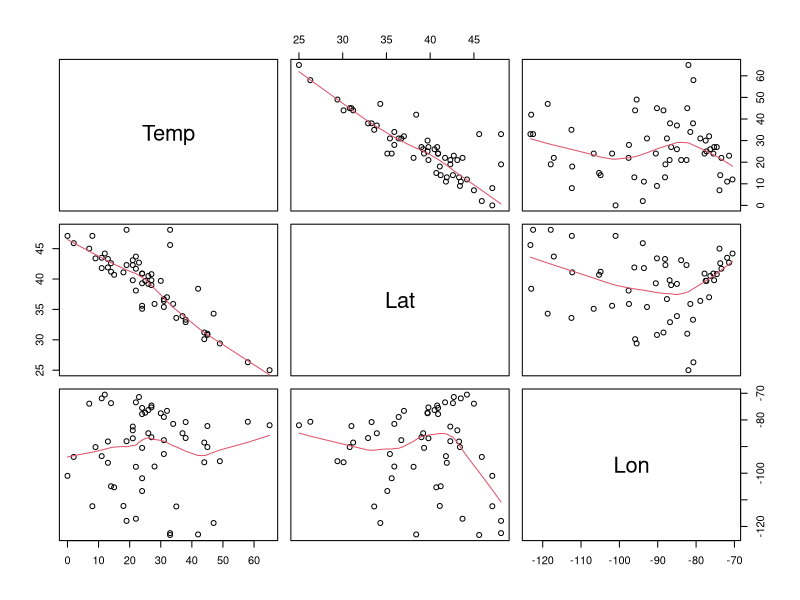
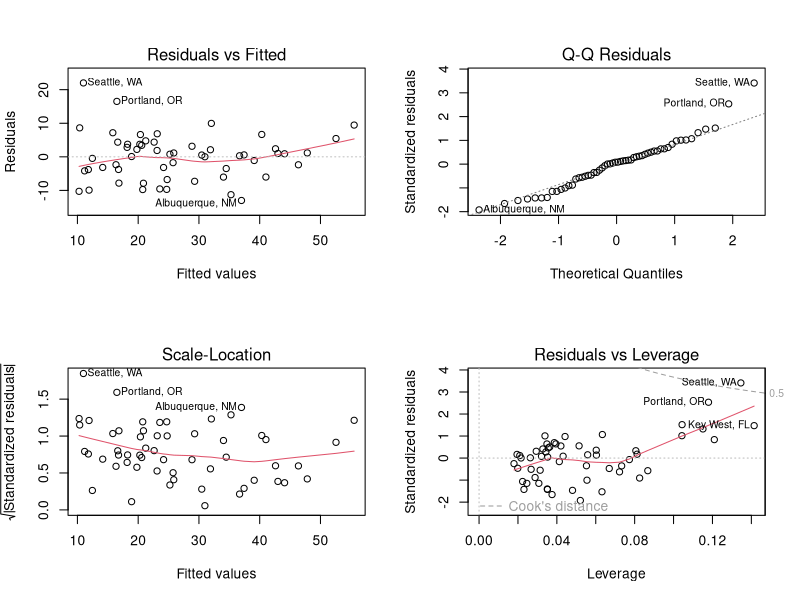
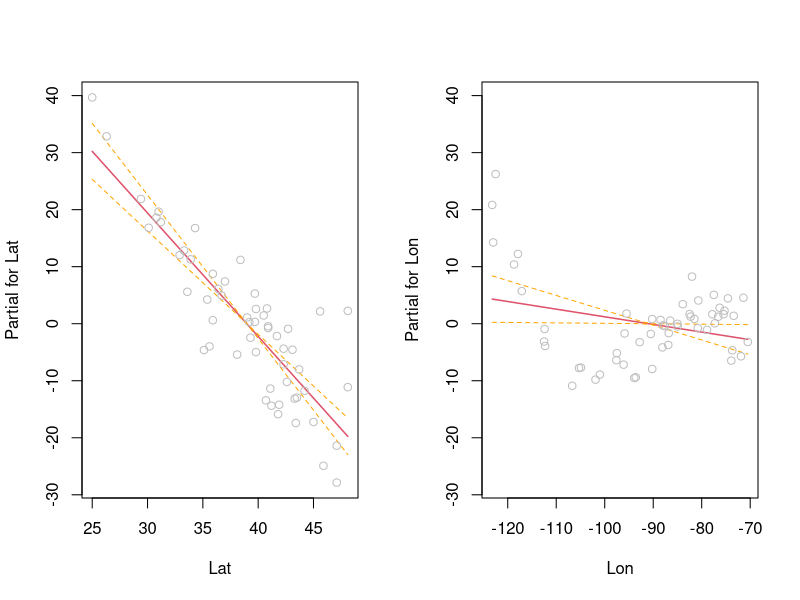
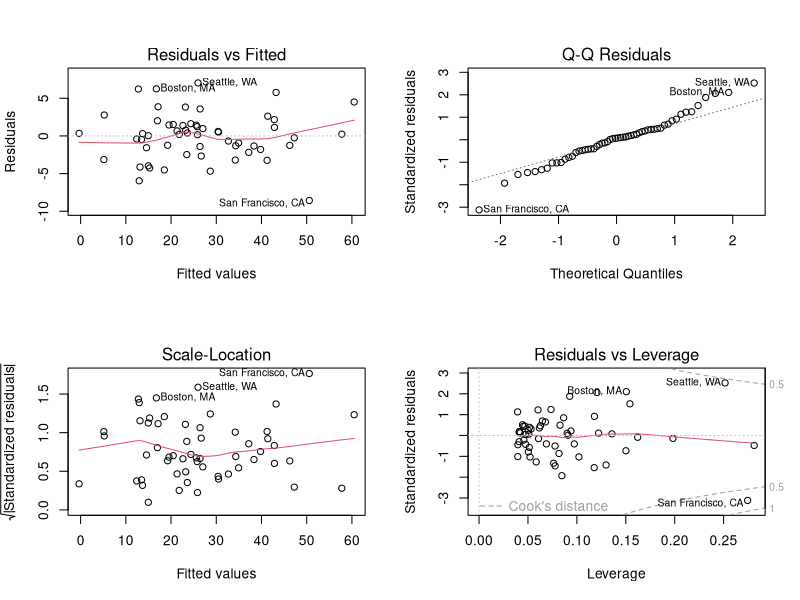
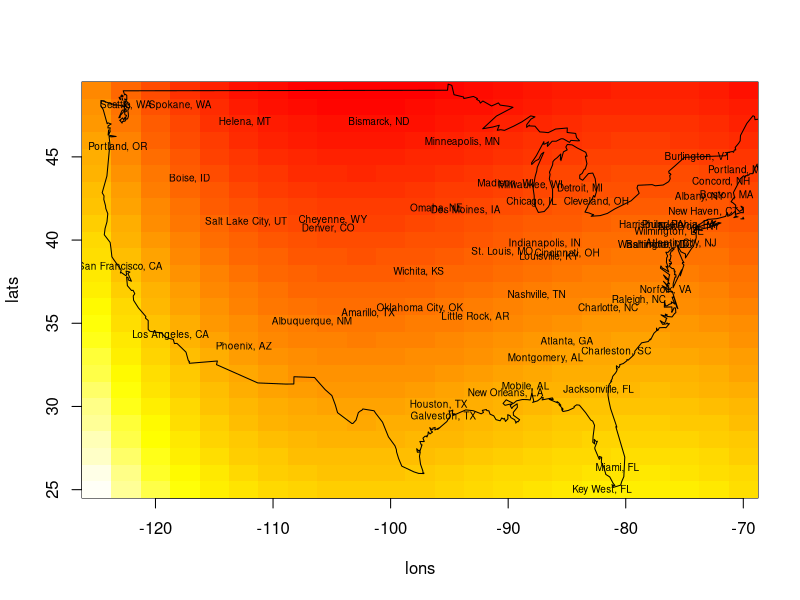

These charts were generated, in order, by the following R code:

## Read the US min Jan temperature data and show first 5 rows
d <- read.table("ustemp.data",header=T)
head(d)


## Scatterplot matrix + smoothed line
pairs(~ Temp + Lat + Lon,data=d,panel=panel.smooth)


## Regress Temp against Lat and Lon
fit <- lm(Temp ~ Lat + Lon,data=d)
summary(fit)

## Diagnostic plots for the fit
opar <- par(mfrow=c(2,2))
plot(fit)
par(opar)

d[c('Seattle, WA', 'Portland, OR'),]
fit$fitted[c('Seattle, WA', 'Portland, OR')]

## Partial residual plots
opar <- par(mfrow=c(1,2))
termplot(fit,partial.resid=T,se=T)
par(opar)

fit <- lm(Temp ~ Lat + Lon + I(Lon^2) + I(Lon^3) + I(Lon^4) + I(Lon^5),data=d)

#we can use the anova command (recall how it progressively tests nested models)
anova(fit)

## Reduce to a third order model
fit <- lm(Temp ~ Lat + Lon + I(Lon^2) + I(Lon^3),data=d)
summary(fit)

## Diagnostic plots for the fit
opar <- par(mfrow=c(2,2))
plot(fit)
par(opar)

## Plot surface as an image
## Define lat/lon range
lats <- seq(25,49,1)
lons <- seq(-125,-70,2.5)
grid <- expand.grid(Lon=lons,Lat=lats)

## Predict temperatures, and structure as a matrix
tmps <- matrix(predict(fit, grid),
               length(lons),length(lats))
## Construct image and label cities
image(lons,lats,tmps,col=heat.colors(64))
with(d,text(Lon,Lat,rownames(d),cex=0.6))
## Add coastline
#install.packages("maps")
library(maps)
map("usa",xlim=c(-125,-70),ylim=c(25,49),add=T)

## Initial model - Temp against Lat and Lon
fit <- lm(Temp ~ Lat + Lon,data=d)

## Single term additions - all second order terms
add1(fit, . ~ . + I(Lat^2) + I(Lat*Lon) + I(Lon^2),test="F")


## New best candidate
fit <- lm(Temp ~ Lat + Lon + I(Lon^2),data=d)

## Single term deletions - can only delete Lat as
drop1(fit, . ~ Lat,test="F")

add1(fit, . ~ . + I(Lat^2) + I(Lat*Lon),test="F")

## Go back to our initial model - Temp against Lat and Lon
fit <- lm(Temp ~ Lat + Lon,data=d)


## Fully automated selection chooses poorly formed model
sfit <- step(fit,scope=list(
  lower= . ~ 1,
  upper= . ~ Lat+Lon+I(Lat^2)+I(Lon^2)+I(Lat*Lon)+
    I(Lat^3)+I(Lat*Lon^2)+I(Lat^2*Lon)+I(Lat^3)))
summary(sfit)


## Force correctly formed model
sfit <- step(fit,scope=list(
  lower= . ~ Lat+Lon,
  upper= . ~ Lat+Lon+I(Lat^2)+I(Lon^2)+I(Lat*Lon)+
    I(Lat^3)+I(Lat*Lon^2)+I(Lat^2*Lon)+I(Lat^3)))
summary(sfit)


